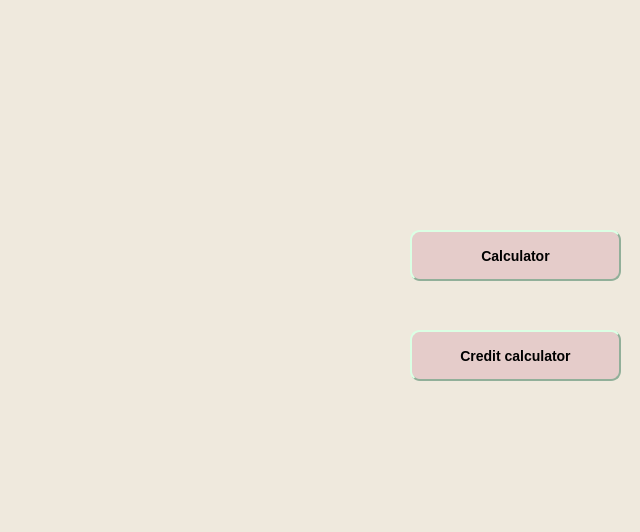
<?xml version="1.0" encoding="UTF-8"?>
<ui version="4.0">
 <class>MainWindow</class>
 <widget class="QMainWindow" name="MainWindow">
  <property name="geometry">
   <rect>
    <x>0</x>
    <y>0</y>
    <width>640</width>
    <height>532</height>
   </rect>
  </property>
  <property name="windowTitle">
   <string>MainWindow</string>
  </property>
  <property name="styleSheet">
   <string notr="true">QMainWindow{
background-color: rgb(239, 233, 221);
}</string>
  </property>
  <widget class="QWidget" name="centralwidget">
   <widget class="QPushButton" name="button_calculator">
    <property name="geometry">
     <rect>
      <x>410</x>
      <y>230</y>
      <width>211</width>
      <height>51</height>
     </rect>
    </property>
    <property name="styleSheet">
     <string notr="true">QPushButton {
     background-color: rgb(229, 204, 202);
     border-style: outset;
     border-width: 2px;
     border-radius: 10px;
     border-color: rgb(145, 175, 153);
     font: bold 14px;
     min-width: 10em;
     padding: 6px;
 }
QPushButton:pressed {
     background-color: rgb(243, 214, 214);
     border-style: inset;
 }</string>
    </property>
    <property name="text">
     <string>Calculator</string>
    </property>
   </widget>
   <widget class="QPushButton" name="button_credit">
    <property name="geometry">
     <rect>
      <x>410</x>
      <y>330</y>
      <width>211</width>
      <height>51</height>
     </rect>
    </property>
    <property name="styleSheet">
     <string notr="true">QPushButton {
     background-color: rgb(229, 204, 202);
     border-style: outset;
     border-width: 2px;
     border-radius: 10px;
     border-color: rgb(145, 175, 153);
     font: bold 14px;
     min-width: 10em;
     padding: 6px;
 }
QPushButton:pressed {
     background-color: rgb(243, 214, 214);
     border-style: inset;
 }</string>
    </property>
    <property name="text">
     <string>Credit calculator</string>
    </property>
   </widget>
   <widget class="QLabel" name="label_2">
    <property name="geometry">
     <rect>
      <x>-40</x>
      <y>120</y>
      <width>531</width>
      <height>621</height>
     </rect>
    </property>
    <property name="text">
     <string/>
    </property>
    <property name="pixmap">
     <pixmap>photo/3.png</pixmap>
    </property>
    <property name="scaledContents">
     <bool>false</bool>
    </property>
   </widget>
   <widget class="QLabel" name="label">
    <property name="geometry">
     <rect>
      <x>110</x>
      <y>20</y>
      <width>441</width>
      <height>91</height>
     </rect>
    </property>
    <property name="text">
     <string/>
    </property>
    <property name="pixmap">
     <pixmap>photo/4.png</pixmap>
    </property>
    <property name="scaledContents">
     <bool>true</bool>
    </property>
   </widget>
   <zorder>button_credit</zorder>
   <zorder>label_2</zorder>
   <zorder>button_calculator</zorder>
   <zorder>label</zorder>
  </widget>
 </widget>
 <resources/>
 <connections/>
</ui>
